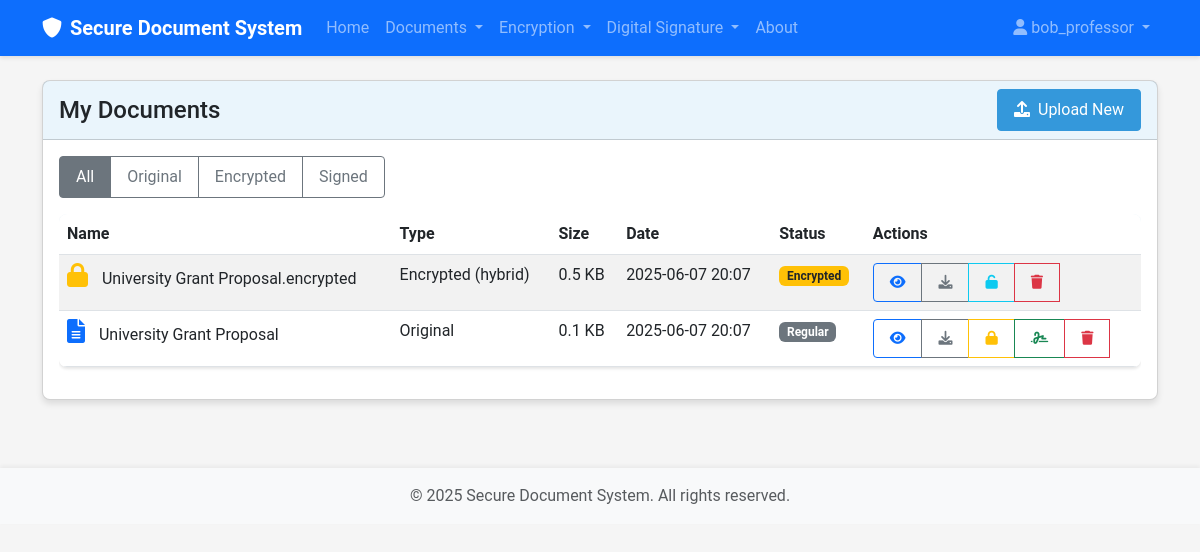
Page /document/list (signed in) on the earlier database version.
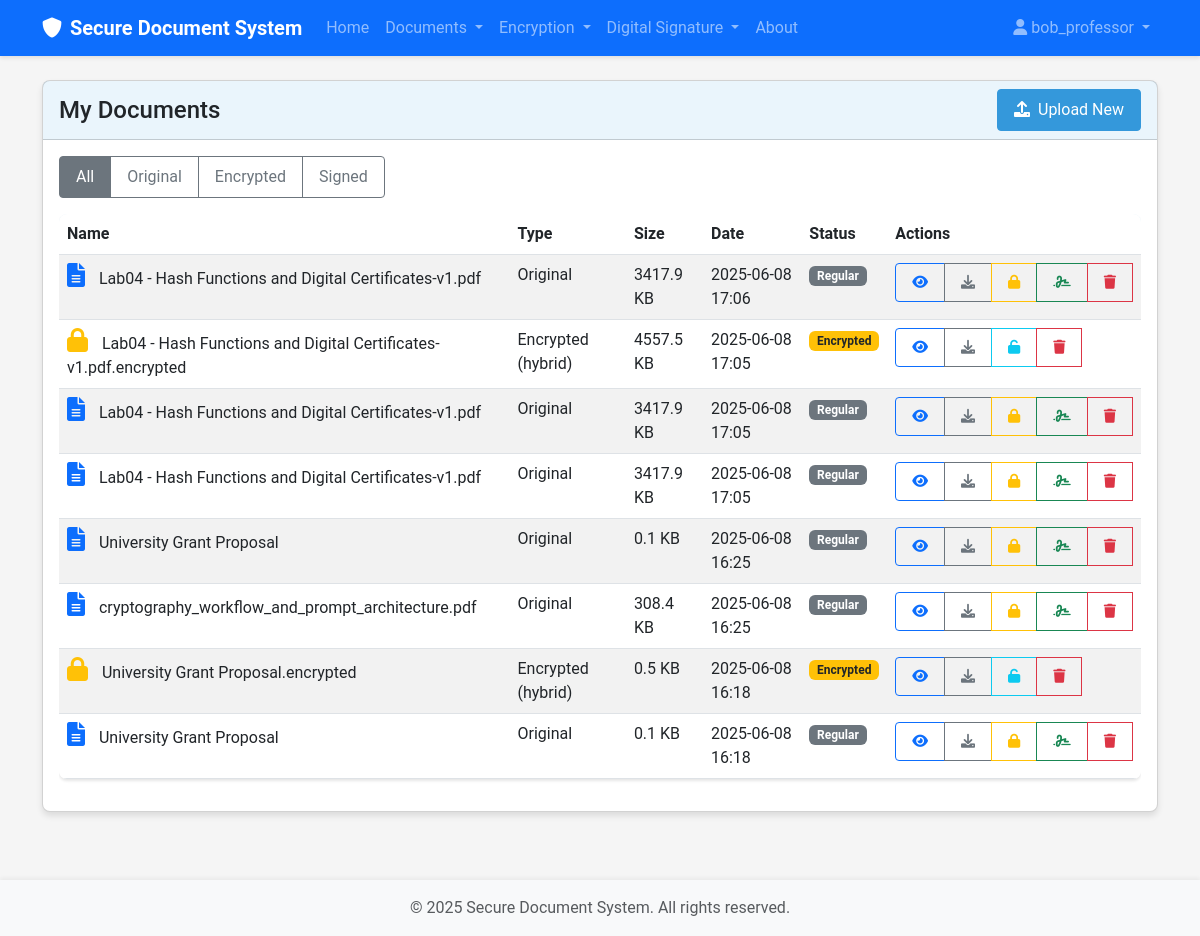
Same page on the later database version.
### src/models/user.py (models this page shows, shortened)
class User(UserMixin, db.Model):
    id = db.Column(db.Integer, primary_key=True)
    username = db.Column(db.String(64), index=True, unique=True)
    email = db.Column(db.String(120), index=True, unique=True)
    password = db.Column(db.String(128))
    role = db.Column(db.String(20), default='reader')  # 'data_owner', 'reader', 'authority'
    created_at = db.Column(db.DateTime, default=datetime.utcnow)
    public_key = db.Column(db.Text)
    private_key_encrypted = db.Column(db.Text)
    documents = db.relationship('Document', foreign_keys='Document.user_id', backref='owner', lazy='dynamic')
    attributes = db.relationship('Attribute', secondary=user_attributes,
                                backref=db.backref('users', lazy='dynamic'))

### src/models/document.py (models this page shows, shortened)
class Document(db.Model):
    id = db.Column(db.Integer, primary_key=True)
    filename = db.Column(db.String(256), nullable=False)
    original_filename = db.Column(db.String(256), nullable=False)
    file_type = db.Column(db.String(64))
    file_size = db.Column(db.Integer)  # Size in bytes
    doc_type = db.Column(db.String(20))  # 'original', 'encrypted', 'signed'
    encryption_method = db.Column(db.String(20), nullable=True)  # 'maabe', 'hybrid', None
    access_policy = db.Column(db.Text, nullable=True)
    is_signed = db.Column(db.Boolean, default=False)
    signature_file = db.Column(db.String(256), nullable=True)
    signer_id = db.Column(db.Integer, db.ForeignKey('user.id'), nullable=True)
    user_id = db.Column(db.Integer, db.ForeignKey('user.id'), nullable=False)
    parent_id = db.Column(db.Integer, db.ForeignKey('document.id'), nullable=True)
    children = db.relationship('Document',
                              backref=db.backref('parent', remote_side=[id]),
                              foreign_keys=[parent_id])
    signer = db.relationship('User', foreign_keys=[signer_id], backref='signed_documents')
    created_at = db.Column(db.DateTime, default=datetime.utcnow)
    updated_at = db.Column(db.DateTime, default=datetime.utcnow, onupdate=datetime.utcnow)

### src/routes/document.py (the view)
@document_bp.route('/list')
@login_required
def list():
    doc_type = request.args.get('type')
    document_service = DocumentService(db)
    documents = document_service.get_user_documents(current_user.id, doc_type)
    return render_template('document/list.html', title='My Documents',
                          documents=documents)

### src/services/document_service.py (called while the page is built)
    def get_user_documents(self, user_id, doc_type=None):
        query = Document.query.filter_by(user_id=user_id)
        if doc_type:
            query = query.filter_by(doc_type=doc_type)
        return query.order_by(Document.created_at.desc()).all()

### templates/document/list.html (shortened to what this page needs)
{% extends "base.html" %}
{% block content %}
<div class="row">
    <div class="col-md-12">
        <div class="card">
            <div class="card-header d-flex justify-content-between align-items-center">
                <h4 class="mb-0">My Documents</h4>
                <div>
                    <a href="{{ url_for('document.upload') }}" class="btn btn-primary">
                        <i class="fas fa-upload me-1"></i> Upload New
                    </a>
                </div>
            </div>
            <div class="card-body">
                <div class="mb-3">
                    <div class="btn-group" role="group">
                        <a href="{{ url_for('document.list') }}" class="btn btn-outline-secondary {% if not request.args.get('type') %}active{% endif %}">All</a>
                        <a href="{{ url_for('document.list', type='original') }}" class="btn btn-outline-secondary {% if request.args.get('type') == 'original' %}active{% endif %}">Original</a>
                        <a href="{{ url_for('document.list', type='encrypted') }}" class="btn btn-outline-secondary {% if request.args.get('type') == 'encrypted' %}active{% endif %}">Encrypted</a>
                        <a href="{{ url_for('document.list', type='signed') }}" class="btn btn-outline-secondary {% if request.args.get('type') == 'signed' %}active{% endif %}">Signed</a>
                    </div>
                </div>
                {% if documents %}
                    <div class="table-responsive">
                        <table class="table table-striped">
                            <thead>
                                <tr>
                                    <th>Name</th>
                                    <th>Type</th>
                                    <th>Size</th>
                                    <th>Date</th>
                                    <th>Status</th>
                                    <th>Actions</th>
                                </tr>
                            </thead>
                            <tbody>
                                {% for document in documents %}
                                    <tr class="document-item">
                                        <td>
                                            {% if document.doc_type == 'original' %}
                                                <i class="fas fa-file-alt text-primary document-icon"></i>
                                            {% elif document.doc_type == 'encrypted' %}
                                                <i class="fas fa-lock text-warning document-icon"></i>
                                            {% elif document.doc_type == 'signed' %}
                                                <i class="fas fa-file-signature text-success document-icon"></i>
                                            {% endif %}
                                            {{ document.original_filename }}
                                        </td>
                                        <td>
                                            {% if document.doc_type == 'original' %}
                                                Original
                                            {% elif document.doc_type == 'encrypted' %}
                                                Encrypted ({{ document.encryption_method }})
                                            {% elif document.doc_type == 'signed' %}
                                                Signed
                                            {% endif %}
                                        </td>
                                        <td>{{ (document.file_size / 1024)|round(1) }} KB</td>
                                        <td>{{ document.created_at.strftime('%Y-%m-%d %H:%M') }}</td>
                                        <td>
                                            {% if document.doc_type == 'encrypted' %}
                                                <span class="badge bg-warning text-dark">Encrypted</span>
                                            {% elif document.is_signed %}
                                                <span class="badge bg-success">Signed</span>
                                            {% else %}
                                                <span class="badge bg-secondary">Regular</span>
                                            {% endif %}
                                        </td>
                                        <td>
                                            <div class="btn-group">
                                                <a href="{{ url_for('document.view', document_id=document.id) }}" class="btn btn-sm btn-outline-primary" data-bs-toggle="tooltip" title="View Details">
                                                    <i class="fas fa-eye"></i>
                                                </a>
                                                <a href="{{ url_for('document.download', document_id=document.id) }}" class="btn btn-sm btn-outline-secondary" data-bs-toggle="tooltip" title="Download">
                                                    <i class="fas fa-download"></i>
                                                </a>
                                                {% if document.doc_type == 'original' and not document.is_signed %}
                                                    <a href="{{ url_for('encryption.encrypt') }}" class="btn btn-sm btn-outline-warning" data-bs-toggle="tooltip" title="Encrypt">
                                                        <i class="fas fa-lock"></i>
                                                    </a>
                                                    <a href="{{ url_for('signature.sign', document_id=document.id) }}" class="btn btn-sm btn-outline-success" data-bs-toggle="tooltip" title="Sign">
                                                        <i class="fas fa-signature"></i>
                                                    </a>
                                                {% endif %}
                                                {% if document.doc_type == 'encrypted' %}
                                                    <a href="{{ url_for('encryption.decrypt', document_id=document.id) }}" class="btn btn-sm btn-outline-info" data-bs-toggle="tooltip" title="Decrypt">
                                                        <i class="fas fa-unlock"></i>
                                                    </a>
                                                {% endif %}
                                                <button type="button" class="btn btn-sm btn-outline-danger" data-bs-toggle="tooltip" title="Delete" onclick="confirmDelete('delete-form-{{ document.id }}')">
                                                    <i class="fas fa-trash"></i>
                                                </button>
                                            </div>
                                        </td>
                                    </tr>
                                {% endfor %}
                            </tbody>
                        </table>
                    </div>
                {% else %}
                    <div class="alert alert-info">
                        <i class="fas fa-info-circle me-2"></i> You don't have any documents yet.
                        <a href="{{ url_for('document.upload') }}" class="alert-link">Upload your first document</a>.
                    </div>
                {% endif %}
            </div>
        </div>
    </div>
</div>
{% endblock %}

### templates/base.html (shortened to what this page needs)
<!DOCTYPE html>
<html lang="en">
<head>
    <link href="https://cdn.jsdelivr.net/npm/bootstrap@5.3.0-alpha1/dist/css/bootstrap.min.css" rel="stylesheet">
    <link rel="stylesheet" href="https://cdnjs.cloudflare.com/ajax/libs/font-awesome/6.0.0/css/all.min.css">
    <link rel="stylesheet" href="{{ url_for('static', filename='css/style.css') }}">
</head>
<body>
    <nav class="navbar navbar-expand-lg navbar-dark bg-primary">
        <div class="container">
            <a class="navbar-brand" href="{{ url_for('index') }}">
                <i class="fas fa-shield-alt me-2"></i>Secure Document System
            </a>
            <div class="collapse navbar-collapse" id="navbarNav">
                <ul class="navbar-nav me-auto">
                    <li class="nav-item">
                        <a class="nav-link" href="{{ url_for('index') }}">Home</a>
                    </li>
                    {% if current_user.is_authenticated %}
                        <li class="nav-item dropdown">
                            <a class="nav-link dropdown-toggle" href="#" id="documentsDropdown" role="button" data-bs-toggle="dropdown">
                                Documents
                            </a>
                        </li>
                        <li class="nav-item dropdown">
                            <a class="nav-link dropdown-toggle" href="#" id="encryptionDropdown" role="button" data-bs-toggle="dropdown">
                                Encryption
                            </a>
                        </li>
                        <li class="nav-item dropdown">
                            <a class="nav-link dropdown-toggle" href="#" id="signatureDropdown" role="button" data-bs-toggle="dropdown">
                                Digital Signature
                            </a>
                        </li>
                    {% endif %}
                    <li class="nav-item">
                        <a class="nav-link" href="{{ url_for('about') }}">About</a>
                    </li>
                </ul>
                <ul class="navbar-nav">
                    {% if current_user.is_authenticated %}
                        <li class="nav-item dropdown">
                            <a class="nav-link dropdown-toggle" href="#" id="userDropdown" role="button" data-bs-toggle="dropdown">
                                <i class="fas fa-user me-1"></i>{{ current_user.username }}
                            </a>
                        </li>
                    {% endif %}
                </ul>
            </div>
        </div>
    </nav>
    <div class="container mt-4">
        {% block content %}{% endblock %}
    </div>
    <footer class="footer mt-5 py-3 bg-light">
        <div class="container text-center">
            <span class="text-muted">© 2025 Secure Document System. All rights reserved.</span>
        </div>
    </footer>
</body>
</html>

### static/css/style.css (style rules this page uses)
:root { --primary-color: #3498db; --secondary-color: #2ecc71; --background-color: #f5f5f5; --text-color: #333333; --danger-color: #e74c3c; --success-color: #27ae60; }
body { font-family: 'Roboto', 'Open Sans', sans-serif; background-color: var(--background-color); color: var(--text-color); min-height: 100vh; display: flex; flex-direction: column; }
.navbar { box-shadow: 0 2px 4px rgba(0, 0, 0, 0.1); }
.navbar-brand { font-weight: bold; }
.footer { margin-top: auto; box-shadow: 0 -2px 4px rgba(0, 0, 0, 0.05); }
.card { border-radius: 8px; box-shadow: 0 4px 6px rgba(0, 0, 0, 0.1); transition: transform 0.3s ease, box-shadow 0.3s ease; margin-bottom: 20px; }
.card-header { font-weight: bold; background-color: rgba(52, 152, 219, 0.1); }
.btn { border-radius: 4px; padding: 8px 16px; transition: all 0.3s ease; }
.btn-primary { background-color: var(--primary-color); border-color: var(--primary-color); }
.table { box-shadow: 0 2px 3px rgba(0, 0, 0, 0.1); border-radius: 8px; overflow: hidden; }
.table thead { background-color: rgba(52, 152, 219, 0.1); }
.table-striped tbody tr:nth-of-type(odd) { background-color: rgba(0, 0, 0, 0.02); }
.document-item { transition: background-color 0.2s ease; }
.document-icon { font-size: 1.5rem; margin-right: 10px; }

Differences in the rows shown:
added Document: doc_type "original" (drawn), original_filename "Lab04 - Hash Functions and Digital Certificates-v1.pdf", (document.file_size/1024)|round(1) "3417.9", created_at "2025-06-08 17:06"
added Document: doc_type "encrypted" (drawn), original_filename "Lab04 - Hash Functions and Digital Certificates-v1.pdf.encrypted", encryption_method "hybrid", (document.file_size/1024)|round(1) "4557.5", created_at "2025-06-08 17:05"
added Document: doc_type "original" (drawn), original_filename "Lab04 - Hash Functions and Digital Certificates-v1.pdf", (document.file_size/1024)|round(1) "3417.9", created_at "2025-06-08 17:05"
added Document: doc_type "original" (drawn), original_filename "Lab04 - Hash Functions and Digital Certificates-v1.pdf", (document.file_size/1024)|round(1) "3417.9", created_at "2025-06-08 17:05"
added Document: doc_type "original" (drawn), original_filename "University Grant Proposal", (document.file_size/1024)|round(1) "0.1", created_at "2025-06-08 16:25"
added Document: doc_type "original" (drawn), original_filename "cryptography_workflow_and_prompt_architecture.pdf", (document.file_size/1024)|round(1) "308.4", created_at "2025-06-08 16:25"
changed Document "University Grant Proposal.encrypted": created_at "2025-06-07 20:07" → "2025-06-08 16:18"
changed Document (number 8 of 8 on the later page): created_at "2025-06-07 20:07" → "2025-06-08 16:18"
